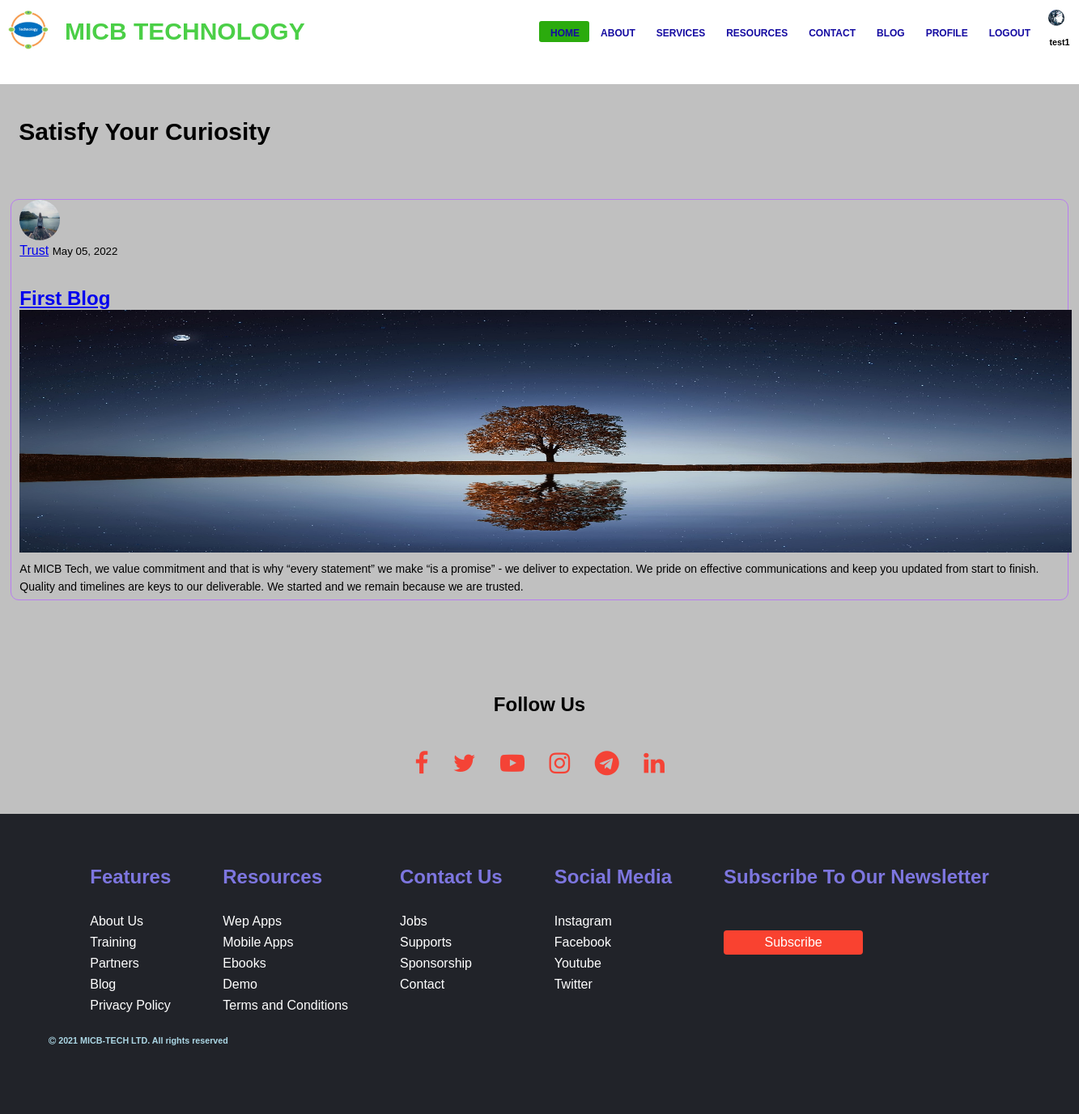
Screenshot of /blog/ (signed in) with the database file from the repository.
### web_base/models.py (models this page shows, shortened)
class User(AbstractUser):
    pass

class Blog_Post(models.Model):
    title = models.CharField(max_length=200)
    header_image = models.ImageField(null=True, blank=True, upload_to="profile_pics/")
    content = models.TextField()
    date_posted = models.DateTimeField(default=timezone.now)
    author = models.ForeignKey(User, on_delete=models.CASCADE)

### web_users/models.py (models this page shows, shortened)
class Profile(models.Model):
    User = settings.AUTH_USER_MODEL
    user = models.OneToOneField(User, on_delete=models.CASCADE)
    image = models.ImageField('avatar.svg', upload_to= 'profile_pics')

### web_base/views.py (the view)
# urls.py: path('blog/', PostListView.as_view(), name = 'website-blog'),
class PostListView(ListView):
    model = Blog_Post
    template_name = 'web_base/blog.html'
    context_object_name = 'posts'
    ordering = ['-date_posted']
    paginate_by = 4

### web_base/templates/web_base/blog.html (shortened to what this page needs)
{% extends 'blog_main.html' %}{% load static %} {% block content %}
<article class="blog-content">
    <div class="blog-cap">
        <h1>Satisfy Your Curiosity</h1>
    </div>
    <div class="blog-row">
        {% for post in posts %}
        <div class="blog-post">
            <img class="rounded-circle article-image" src="{{post.author.profile.image.url}}">
            <div class="article-metadata">
                <a href="{% url 'user_blog-post' post.author.username %}">{{ post.author }}</a>
                <small>{{ post.date_posted|date:"F d, Y" }}</small>
            </div>
            <br></br>
            <h2 class="article-title"><a href="{% url 'post-detail' post.id %}">{{ post.title }}</a></h2>
            <div class="blog-post-image">
                <img src="{{post.header_image.url }}" height="300" width="1300">
            </div>
            <p class="article-content">{{ post.content }}</p>
        </div>
        {% endfor %}
    </div>
</article>
{% endblock content %}

### templates/blognavbar.html (shortened to what this page needs)
{% load static %}
    <section class="header">
        <nav>
            <a href="index.html"><img src="{% static 'images/logo.PNG' %}" alt="image"></a>
            <div class="title">
                <h1>MICB TECHNOLOGY</h1>
            </div>
            <div class="nav-links" id="navLinks">
                <ul>
                    <li class="active"><a href="{% url 'home' %}"><span>HOME</span></a></li>
                    <li><a href=""><span>ABOUT</span></a>
                    </li>
                    <li><a href=""><span>SERVICES</span></a>
                    </li>
                    {% if user.is_authenticated %}
                    <li><a href="{% url 'dashboard' %}"><span>RESOURCES</span></a>
                    {% else %}
                    <li><a href="{% url 'login' %}"><span>RESOURCES</span></a>
                    </li>
                    {% endif %}
                    <li><a href="{% url 'contact' %}"><span>CONTACT</span></a></li>
                    <li><a href="{% url 'website-blog' %}"><span>BLOG</span></a></li>
                    {% if user.is_authenticated %}
                    <li><a href="{% url 'profile' %}"><span>PROFILE</span></a> </li>
                    <li><a href="{% url 'logout' %}"><span>LOGOUT</span></a> </li>
                    {% else %}
                    <li><a href="{% url 'register' %}"><span>REGISTER</span></a> </li>
                    <li><a href="{% url 'login' %}"><span>LOGIN</span></a> </li>
                    {% endif %}
                </ul>
            </div>
            {% if user.is_authenticated %}
            <div class="user-log"><span>
                <img src="{{ user.profile.image.url }}" width="40px" height="40px" alt="image" >
                <h6>{{ user.username }}</h6>
                </span>
            </div>
            {% else %}
            <div class="user-log"><span>
                <img src="{% static 'images/avatar.svg' %}" width="40px" height="40px" alt="image" >
                </span>
            </div>
            {% endif %}
        </nav>
    </section>

### static/styles/main.css (style rules this page uses)
* { margin: 0; padding: 0; font-family: sans-serif; }
.header { height: 13vh; width: 100%; background: rgb(255, 255, 255); text-align: center; position: fixed; top: auto; z-index: 2; }
nav { display: flex; padding-top: 2px; margin-bottom: 2px; justify-content: space-between; align-items: center; }
nav img { width: 70px; padding: 10px; }
.title { display: block; flex: auto; text-align: left; color: rgb(75, 207, 71); font-size: 100px; padding: 8px 10px; }
.nav-links { flex: 2; text-align: left; z-index: 2; }
.nav-links ul { display: inline-flex; list-style: none; color: #fff; }
.active, .nav-links ul li:hover { background: #2bab0d; border-radius: 3px; }
.nav-links ul li { list-style: none; display: inline-block; padding: 5px 2px 1px 4px; position: relative; }
.nav-links ul li span { padding: 10px; }
.nav-links ul li a { color: rgb(20, 10, 161); text-decoration: none; font-size: 12px; font-weight: bold; }
.nav-links ul li::after { content: ""; width: 0%; height: 2px; display: block; margin: auto; transition: 0.5s; }
.user-log { display: flex; align-items: center; }
.user-log img { width: 40px; height: 40px; border-radius: 50%; margin-right: 0.5rem; }
h1 { font-size: 30px; font-weight: 600; }
p { color: rgb(0, 0, 0); font-size: 14px; font-weight: 300; line-height: 22px; padding: 1px; }

### static/styles/blog.css (style rules this page uses)
.blog-content { background-color: #c0c0c0; width: 98%; height: 100%; margin: auto; text-align: left; padding-top: 10px; }
.blog-row { margin-top: 5%; display: block; justify-content: space-between; }
.rounded-circle { width: 50px; height: 50px; border-radius: 50%; }
.blog-cap h1 { margin-top: 10px; padding-left: 10px; }
.blog-post { flex-basis: 60%; border: solid 1px rgb(184, 124, 240); border-radius: 10px; margin-bottom: 5%; text-align: left; padding-left: 10px; }
.blog-post p { padding: 0; margin-top: 5px; margin-bottom: 5px; }

### static/styles/tutorial.css (style rules this page uses)
* { margin: 0; padding: 0; }
.rounded-circle { width: 50px; height: 50px; border-radius: 50%; }

### static/styles/form.css (style rules this page uses)
* { margin: 0; padding: 0; box-sizing: border-box; }
body { font-family: sans-serif; background-color: silver; background-size: cover; background-position: center; background-repeat: no-repeat; }

### static/styles/log_out.css (style rules this page uses)
* { margin: 0; padding: 0; }

### rows the page displays
User: profile.image (picture), username "test1"
Blog_Post: author.profile.image (picture), author "Trust", date_posted "May 05, 2022", title "First Blog", header_image (picture), content "At MICB Tech, we value commitment and that is why “every statement” we make “is a promise” - we deliver to expectation. We pride on effective communications and keep you updated from start to finish. Quality and timelines are keys to our deliverable. We started and we remain because we are trusted."
